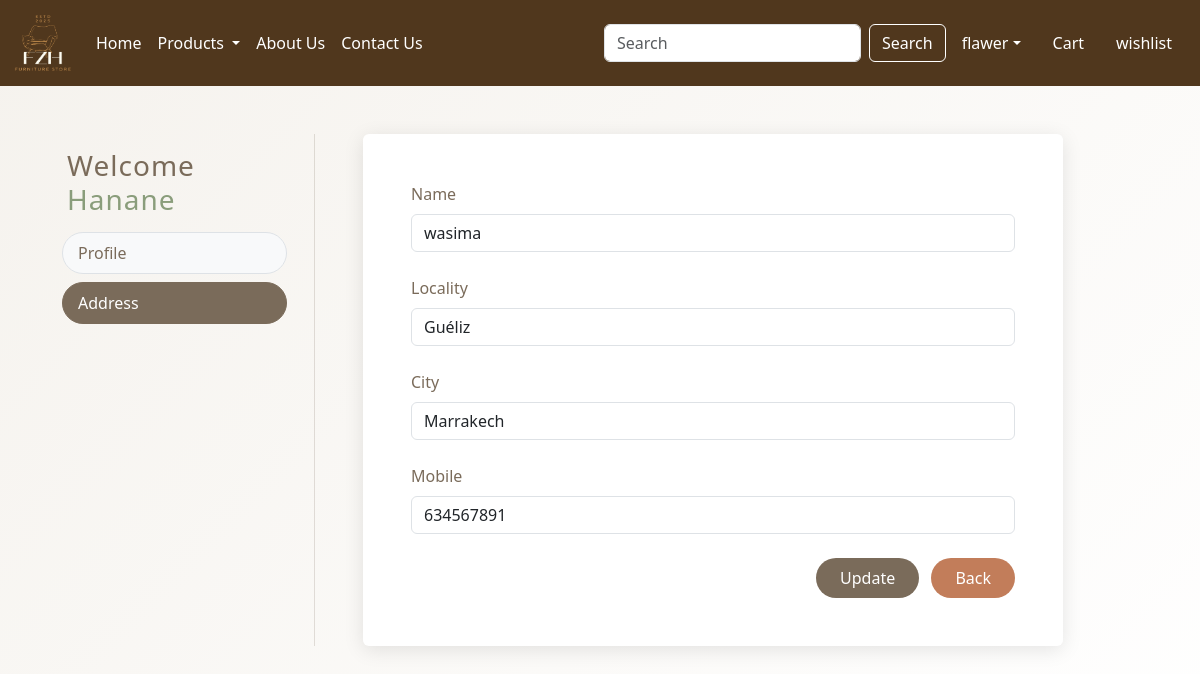
The page /updateAddress/1 (signed in) on the database its author committed.
### app/models.py (models this page shows, shortened)
class Customer(models.Model):
    user = models.ForeignKey(User, on_delete=models.CASCADE)
    name = models.CharField(max_length=200)
    locality = models.CharField(max_length=200)
    city = models.CharField(max_length=50)
    mobile = models.IntegerField(default=0)

### app/views.py (the view, shortened to what this page needs)
# urls.py: path('updateAddress/<int:pk>', views.updateAddress.as_view(),name="updateAddress"),
class updateAddress(View):
    def get(self,request,pk):
        add = Customer.objects.get(pk=pk)
        form = CustomerProfileForm(instance=add)
        return render(request,"app/updateAddress.html",locals())

### app/forms.py
class CustomerProfileForm(forms.ModelForm):
    class Meta:
        model=Customer
        fields = ['id','name','locality','city','mobile']
        widgets={
            'name': forms.TextInput(attrs={'class': 'form-control'}),
            'locality': forms.TextInput(attrs={'class': 'form-control'}),
            'city': forms. TextInput (attrs={'class': 'form-control' }),
            'mobile': forms.NumberInput(attrs={'class': 'form-control'}),
        }

### app/templates/app/updateAddress.html (shortened to what this page needs)
{% extends 'app/base.html' %}
{% load static %}
{% block main-content %}
<div class="container my-5">
    <div class="row">
        <div class="col-sm-3 border-end">
            <div class="sidebar-content">
                <h3 class="welcome-msg mb-3">Welcome <span class="text-capitalize">{{request.user}}</span></h3>
                <div class="d-flex flex-column gap-2">
                    <a href="{% url 'profile' %}" class="btn btn-menu">Profile</a>
                    <a href="{% url 'address' %}" class="btn btn-menu active">Address</a>
                </div>
            </div>
        </div>
        <div class="col-sm-8 ps-5">
            <form action="" method="post" class="shadow p-5 rounded bg-white">
                {% for fm in form %}
                    <div class="mb-4">
                        <label class="form-label">{{fm.label}}</label>
                        {{fm}}
                    </div>
                {% endfor %}
                <div class="text-end mt-4">
                    <button type="submit" class="btn btn-primary px-4 py-2 me-2">Update</button>
                    <a href="{% url 'address' %}" type="button" class="btn btn-danger px-4 py-2">Back</a>
                </div>
            </form>
        </div>
    </div>
</div>
{% endblock main-content %}

### app/templates/app/updateAddress.html (style rules this page uses)
body { background: linear-gradient(135deg, #f5f2ed, #ffffff); font-family: 'Segoe UI', Tahoma, Geneva, Verdana, sans-serif; background-attachment: fixed; min-height: 100vh; }
.container { margin-top: 50px; }
h3.welcome-msg { color: #7a6b5a; font-weight: 400; letter-spacing: 1px; margin-left: 5px; }
.border-end { border-right: 1px solid rgba(122, 107, 90, 0.2) !important; }
.sidebar-content { padding: 15px 15px 15px 20px; }
.btn-menu { background-color: #f8f9fa; color: #7a6b5a; border: 1px solid #dee2e6; border-radius: 30px; text-align: left; padding: 8px 15px; transition: all 0.3s ease; }
.btn-menu.active { background-color: #7a6b5a; color: white; border-color: #7a6b5a; font-weight: 500; }
.shadow { background: #ffffff; border-radius: 15px; box-shadow: 0px 4px 20px rgba(0, 0, 0, 0.1) !important; }
.form-label { color: #7a6b5a; font-weight: 500; }
form input, form select { width: 100%; border: none; border-bottom: 2px solid #ccc; padding: 8px 10px; background: transparent; transition: all 0.3s ease; }
.text-capitalize { color: #8a9d7b; font-weight: 500; }
.btn-primary { background-color: #7a6b5a; border: none; border-radius: 30px; padding: 10px 20px; transition: all 0.3s ease; }
.btn-danger { background-color: #c27d5a; border: none; border-radius: 30px; padding: 10px 20px; transition: all 0.3s ease; }
.welcome-msg { margin-left: 5px; margin-top: 0; }

### rows shown on the page
Customer: form "wasima" "Guéliz" "Marrakech" "634567891"

### other values the page prints
{{ request.user }} "Hanane"
{{ fm.label }} "Name" "Locality" "City" "Mobile"
